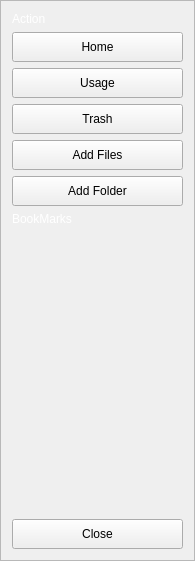
      <widget class="HFrame" name="optionFrame">
       <property name="geometry">
        <rect>
         <x>5</x>
         <y>5</y>
         <width>195</width>
         <height>561</height>
        </rect>
       </property>
       <property name="minimumSize">
        <size>
         <width>190</width>
         <height>0</height>
        </size>
       </property>
       <property name="maximumSize">
        <size>
         <width>195</width>
         <height>16777215</height>
        </size>
       </property>
       <property name="styleSheet">
        <string notr="true"/>
       </property>
       <property name="frameShape">
        <enum>QFrame::Shape::StyledPanel</enum>
       </property>
       <property name="frameShadow">
        <enum>QFrame::Shadow::Raised</enum>
       </property>
       <layout class="QVBoxLayout" name="verticalLayout">
        <item>
         <widget class="QLabel" name="label_6">
          <property name="maximumSize">
           <size>
            <width>16777215</width>
            <height>50</height>
           </size>
          </property>
          <property name="styleSheet">
           <string notr="true">font: 700 14pt &quot;Noto Sans&quot;;
color:white;
background:transparent;</string>
          </property>
          <property name="text">
           <string>Action</string>
          </property>
         </widget>
        </item>
        <item>
         <widget class="HoverButton" name="homeButton">
          <property name="minimumSize">
           <size>
            <width>0</width>
            <height>30</height>
           </size>
          </property>
          <property name="text">
           <string>Home</string>
          </property>
          <property name="icon">
           <iconset resource="icons.qrc">
            <normaloff>:/icons/homewhite.svg</normaloff>:/icons/homewhite.svg</iconset>
          </property>
          <property name="iconSize">
           <size>
            <width>28</width>
            <height>28</height>
           </size>
          </property>
         </widget>
        </item>
        <item>
         <widget class="HoverButton" name="usageButton">
          <property name="minimumSize">
           <size>
            <width>0</width>
            <height>30</height>
           </size>
          </property>
          <property name="text">
           <string>Usage</string>
          </property>
          <property name="icon">
           <iconset resource="icons.qrc">
            <normaloff>:/icons/storagewhite.svg</normaloff>:/icons/storagewhite.svg</iconset>
          </property>
          <property name="iconSize">
           <size>
            <width>28</width>
            <height>28</height>
           </size>
          </property>
         </widget>
        </item>
        <item>
         <widget class="HoverButton" name="trashButton">
          <property name="minimumSize">
           <size>
            <width>0</width>
            <height>30</height>
           </size>
          </property>
          <property name="text">
           <string>Trash</string>
          </property>
          <property name="icon">
           <iconset resource="icons.qrc">
            <normaloff>:/icons/trashwhite.svg</normaloff>:/icons/trashwhite.svg</iconset>
          </property>
          <property name="iconSize">
           <size>
            <width>28</width>
            <height>28</height>
           </size>
          </property>
         </widget>
        </item>
        <item>
         <widget class="HoverButton" name="addfileButton">
          <property name="minimumSize">
           <size>
            <width>0</width>
            <height>30</height>
           </size>
          </property>
          <property name="text">
           <string>Add Files</string>
          </property>
          <property name="icon">
           <iconset resource="icons.qrc">
            <normaloff>:/icons/addfilewhite.svg</normaloff>:/icons/addfilewhite.svg</iconset>
          </property>
          <property name="iconSize">
           <size>
            <width>28</width>
            <height>28</height>
           </size>
          </property>
         </widget>
        </item>
        <item>
         <widget class="HoverButton" name="addfolderButton">
          <property name="minimumSize">
           <size>
            <width>0</width>
            <height>30</height>
           </size>
          </property>
          <property name="text">
           <string>Add Folder</string>
          </property>
          <property name="icon">
           <iconset resource="icons.qrc">
            <normaloff>:/icons/addfolderwhite.svg</normaloff>:/icons/addfolderwhite.svg</iconset>
          </property>
          <property name="iconSize">
           <size>
            <width>28</width>
            <height>28</height>
           </size>
          </property>
         </widget>
        </item>
        <item>
         <widget class="QLabel" name="label_5">
          <property name="maximumSize">
           <size>
            <width>16777215</width>
            <height>50</height>
           </size>
          </property>
          <property name="styleSheet">
           <string notr="true">font: 700 14pt &quot;Noto Sans&quot;;
color:white;
background:transparent;</string>
          </property>
          <property name="text">
           <string>BookMarks</string>
          </property>
         </widget>
        </item>
        <item>
         <widget class="QFrame" name="frame">
          <property name="styleSheet">
           <string notr="true">#frame{
background:transparent;
border:none;
}</string>
          </property>
          <property name="frameShape">
           <enum>QFrame::Shape::StyledPanel</enum>
          </property>
          <property name="frameShadow">
           <enum>QFrame::Shadow::Raised</enum>
          </property>
          <layout class="QVBoxLayout" name="verticalLayout_3">
           <property name="spacing">
            <number>3</number>
           </property>
           <property name="leftMargin">
            <number>5</number>
           </property>
           <property name="topMargin">
            <number>5</number>
           </property>
           <property name="rightMargin">
            <number>5</number>
           </property>
           <property name="bottomMargin">
            <number>5</number>
           </property>
          </layout>
         </widget>
        </item>
        <item>
         <spacer name="verticalSpacer_2">
          <property name="orientation">
           <enum>Qt::Orientation::Vertical</enum>
          </property>
          <property name="sizeType">
           <enum>QSizePolicy::Policy::MinimumExpanding</enum>
          </property>
          <property name="sizeHint" stdset="0">
           <size>
            <width>20</width>
            <height>40</height>
           </size>
          </property>
         </spacer>
        </item>
        <item>
         <widget class="HoverButton" name="closeButton">
          <property name="minimumSize">
           <size>
            <width>0</width>
            <height>30</height>
           </size>
          </property>
          <property name="text">
           <string>Close</string>
          </property>
          <property name="icon">
           <iconset resource="icons.qrc">
            <normaloff>:/icons/closewhite.svg</normaloff>:/icons/closewhite.svg</iconset>
          </property>
          <property name="iconSize">
           <size>
            <width>28</width>
            <height>28</height>
           </size>
          </property>
         </widget>
        </item>
       </layout>
      </widget>
